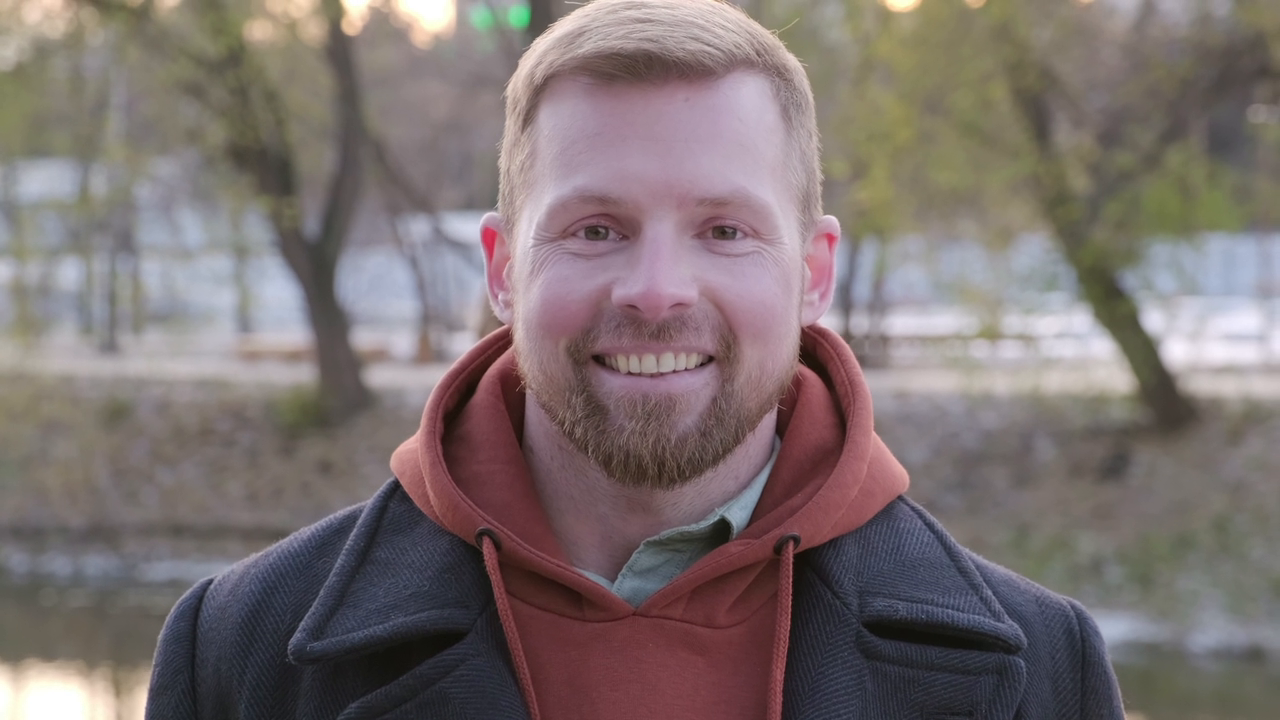
#> input picture frame 20 of openCV_projects/Videos/face.mp4, 1280 x 720 px, given in place of dog.mp4, which was not available
$ python twt_tutorial_3.py
#> lines starting #> are read from the running program, lines starting #| are printed output that depends on the picture; pictures that were not available may be replaced by others from this repository, and a replacement may not be noted
import cv2
import numpy as np

cap = cv2.VideoCapture("Videos/dog.mp4")

while True:
    ret, frame = cap.read()
#> frame is the input picture: shape (720, 1280, 3); mean B, G, R 112.1, 112.8, 124.2
    width = int(cap.get(3))
    height = int(cap.get(4))

    image = np.zeros(frame.shape, np.uint8)
    smaller_frame = cv2.resize(frame, (0, 0), fx=0.5, fy=0.5)
    image[:height//2, :width//2] = cv2.rotate(smaller_frame, cv2.cv2.ROTATE_180)
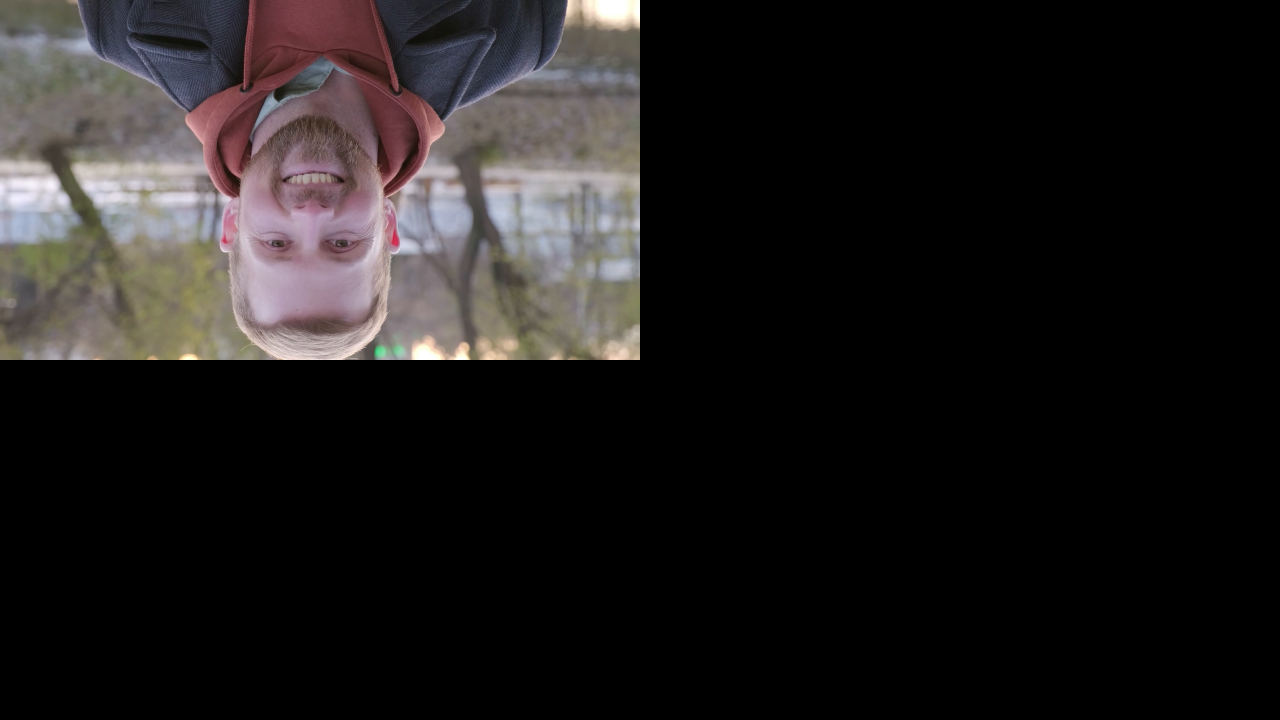
#> image: shape (720, 1280, 3); mean B, G, R 28.1, 28.2, 31.1
    image[height//2:, :width//2] = smaller_frame
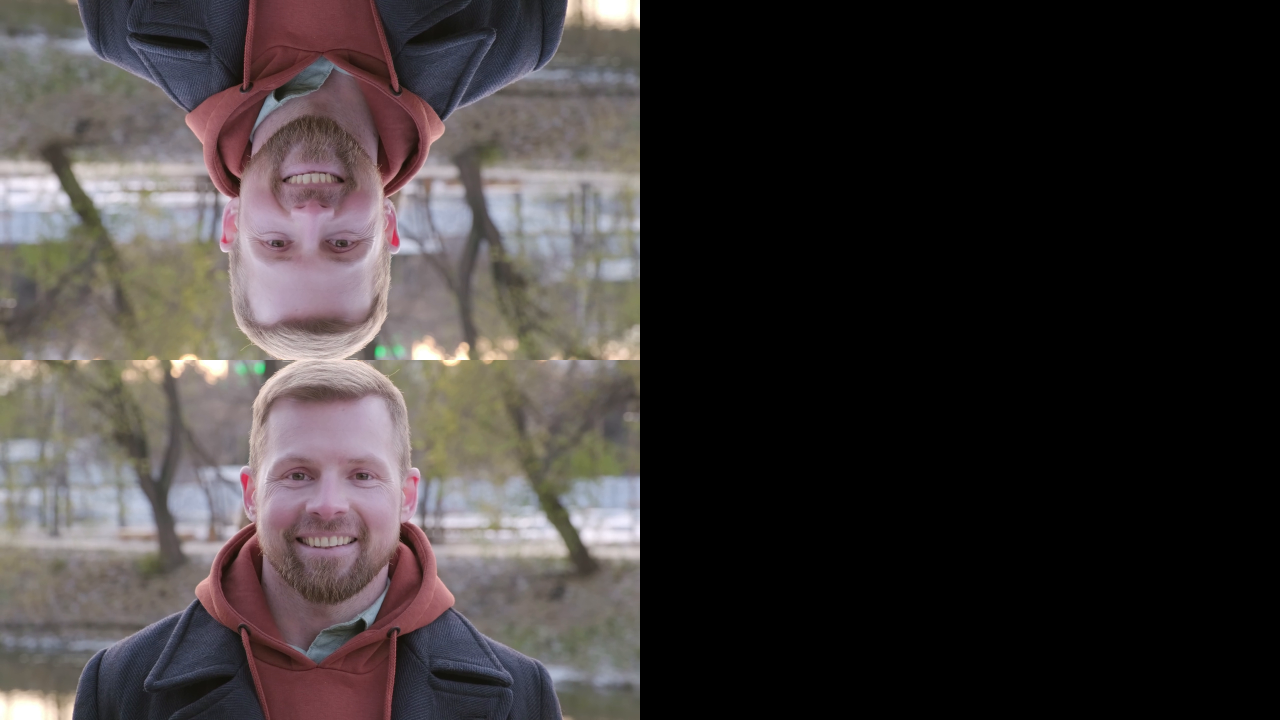
#> image: shape (720, 1280, 3); mean B, G, R 56.1, 56.5, 62.2
    image[:height//2, width//2:] = cv2.rotate(smaller_frame, cv2.cv2.ROTATE_180)
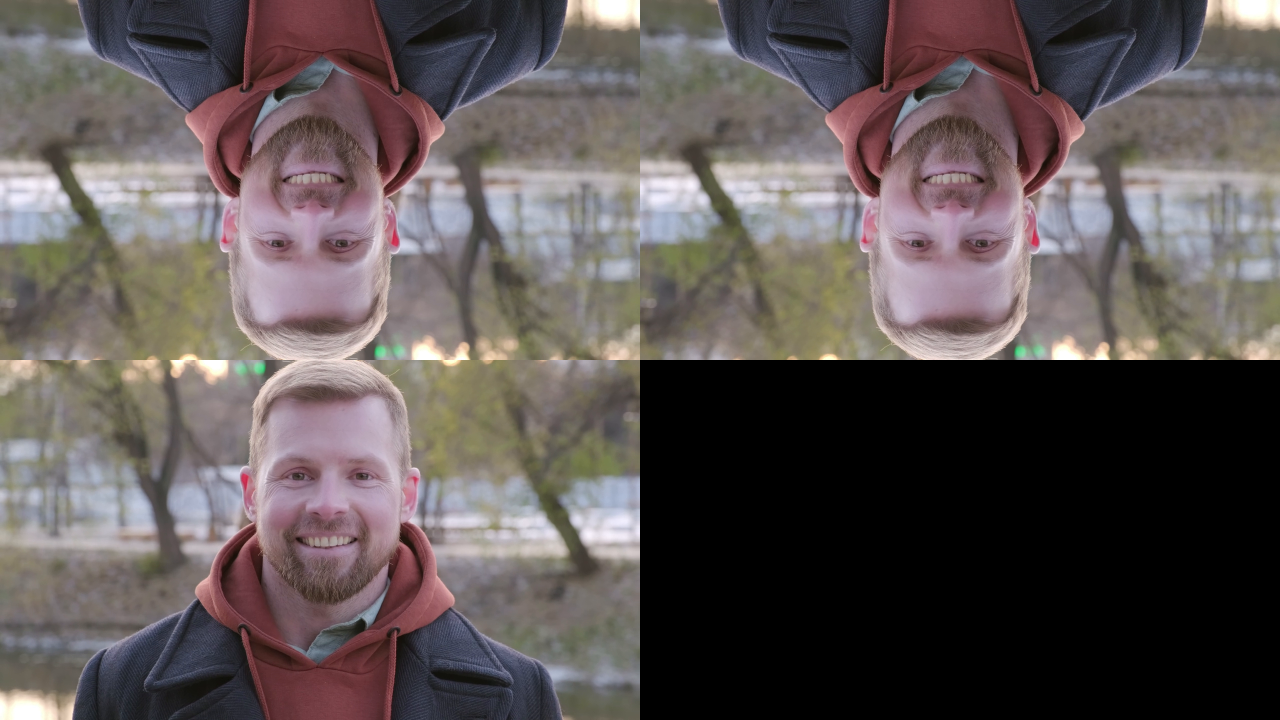
#> image: shape (720, 1280, 3); mean B, G, R 84.2, 84.7, 93.2
    image[height//2:, width//2:] = smaller_frame
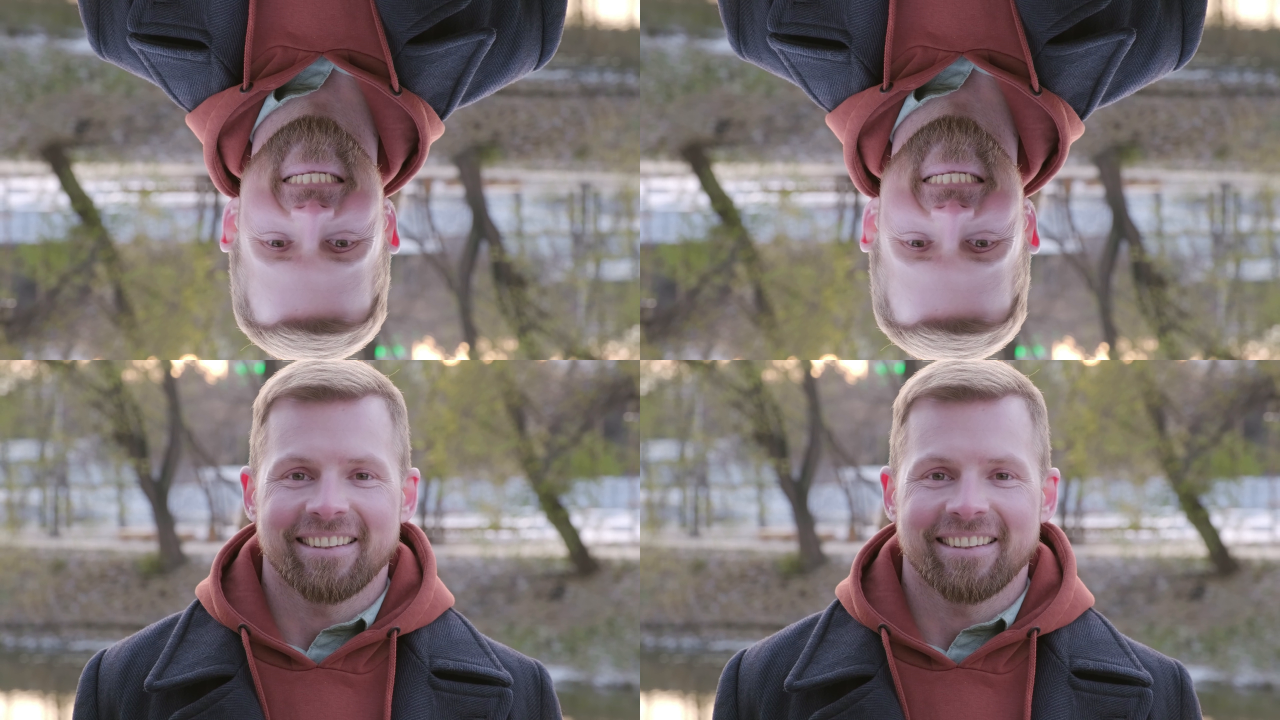
#> image: shape (720, 1280, 3); mean B, G, R 112.2, 112.9, 124.3

    cv2.imshow("frame", image)

    if cv2.waitKey(1)==ord("q"):
#> (key q is pressed here)
        break

cap.release()
cv2.destroyAllWindows()

$ run again, starting later in the video
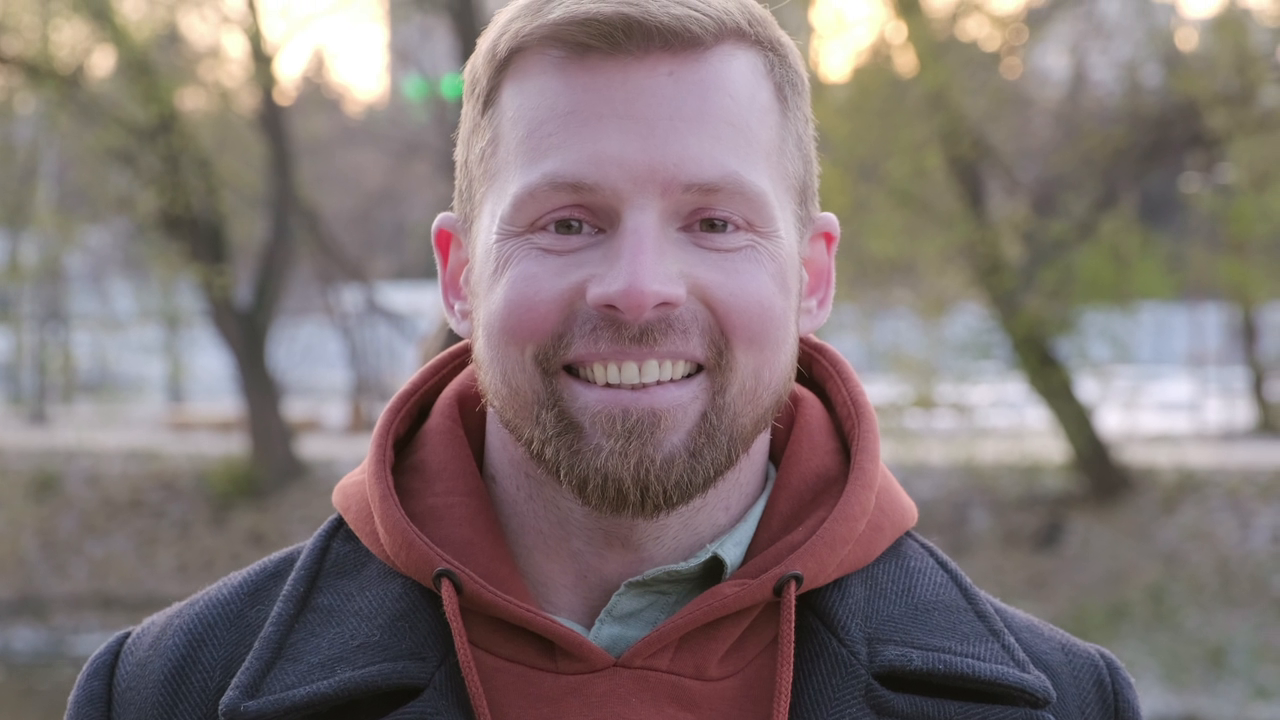
#> input picture frame 92 of openCV_projects/Videos/face.mp4, 1280 x 720 px, given in place of dog.mp4, which was not available
#> frame is the input picture: shape (720, 1280, 3); mean B, G, R 116.3, 117.4, 130.1
#> `image[:height//2, width//2:] = cv2.rotate(smaller_frame, cv2.cv2.ROTAT..`:
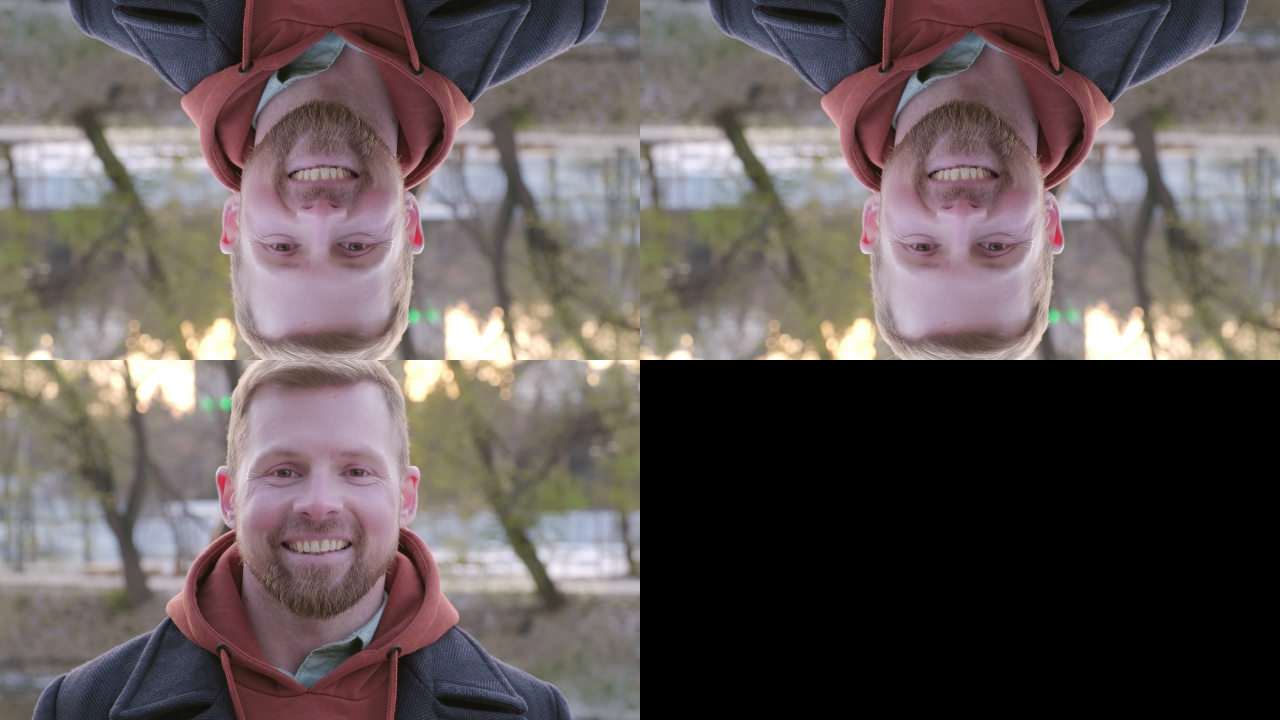
#> image: shape (720, 1280, 3); mean B, G, R 87.4, 88.1, 97.7
#> `image[height//2:, width//2:] = smaller_frame`:
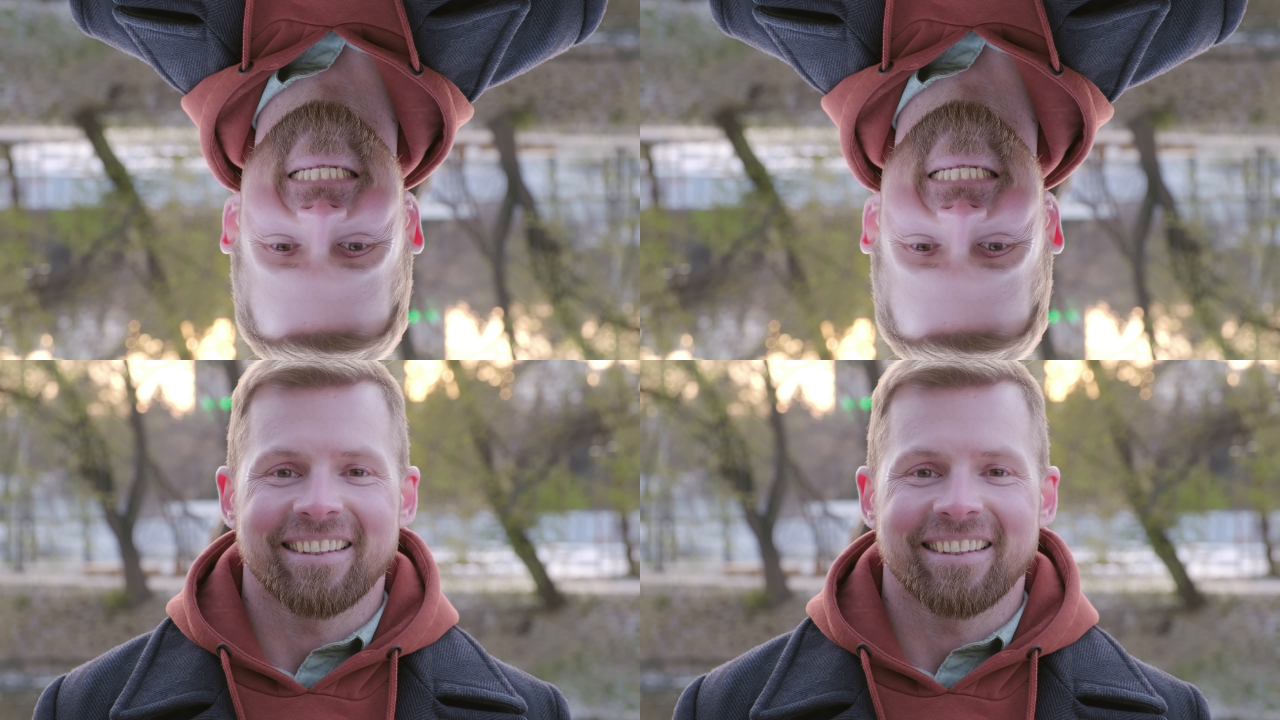
#> image: shape (720, 1280, 3); mean B, G, R 116.5, 117.5, 130.2

$ run again, starting later in the video
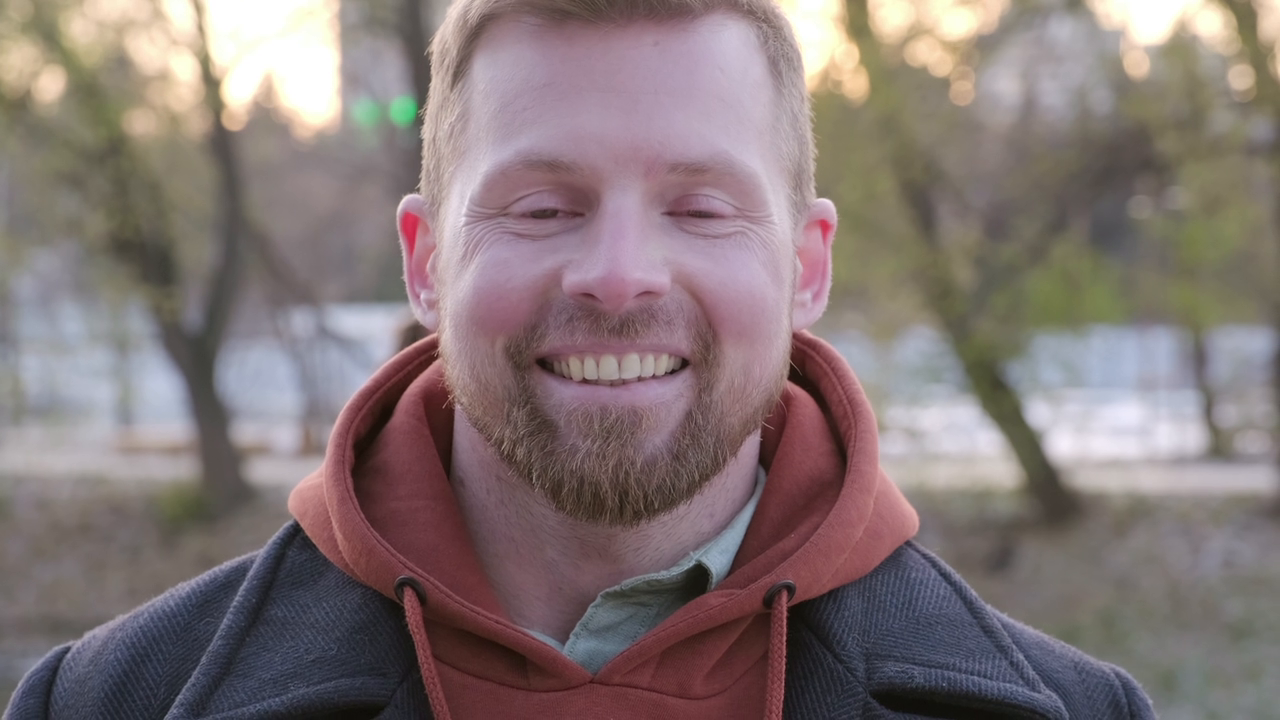
#> input picture frame 164 of openCV_projects/Videos/face.mp4, 1280 x 720 px, given in place of dog.mp4, which was not available
#> frame is the input picture: shape (720, 1280, 3); mean B, G, R 117.9, 118.3, 132
#> `image[:height//2, width//2:] = cv2.rotate(smaller_frame, cv2.cv2.ROTAT..`:
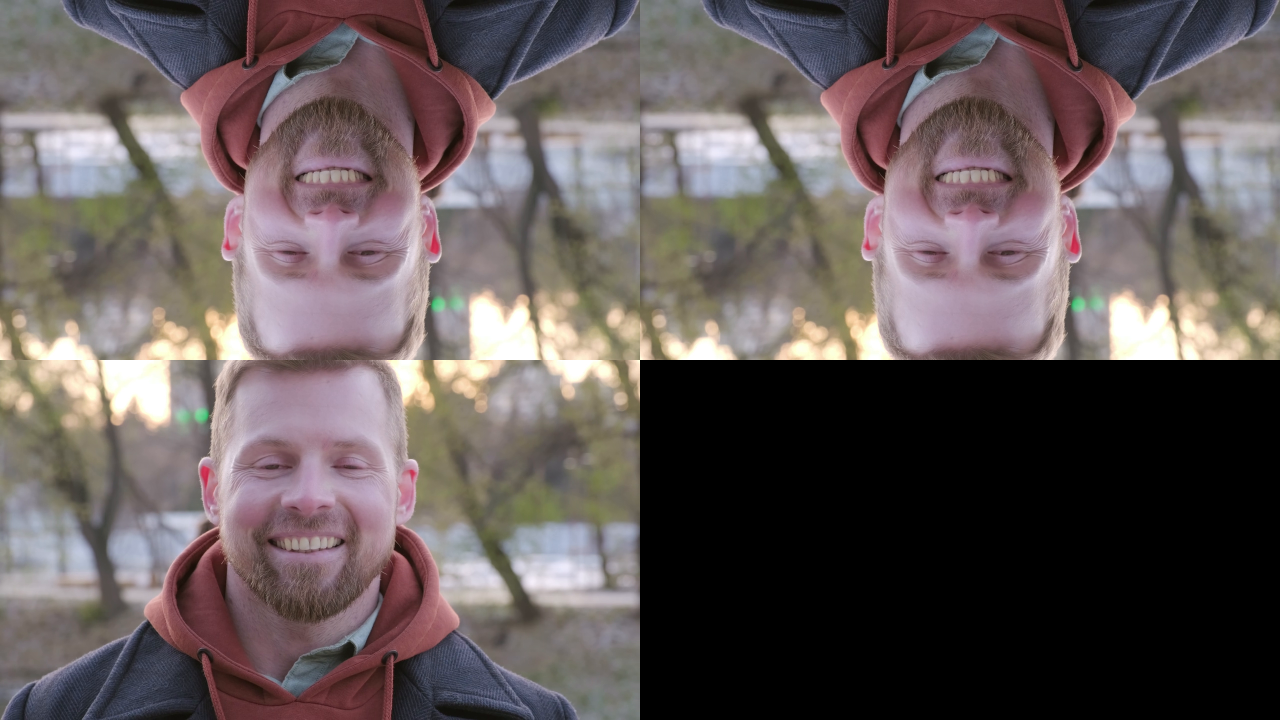
#> image: shape (720, 1280, 3); mean B, G, R 88.5, 88.8, 99.1
#> `image[height//2:, width//2:] = smaller_frame`:
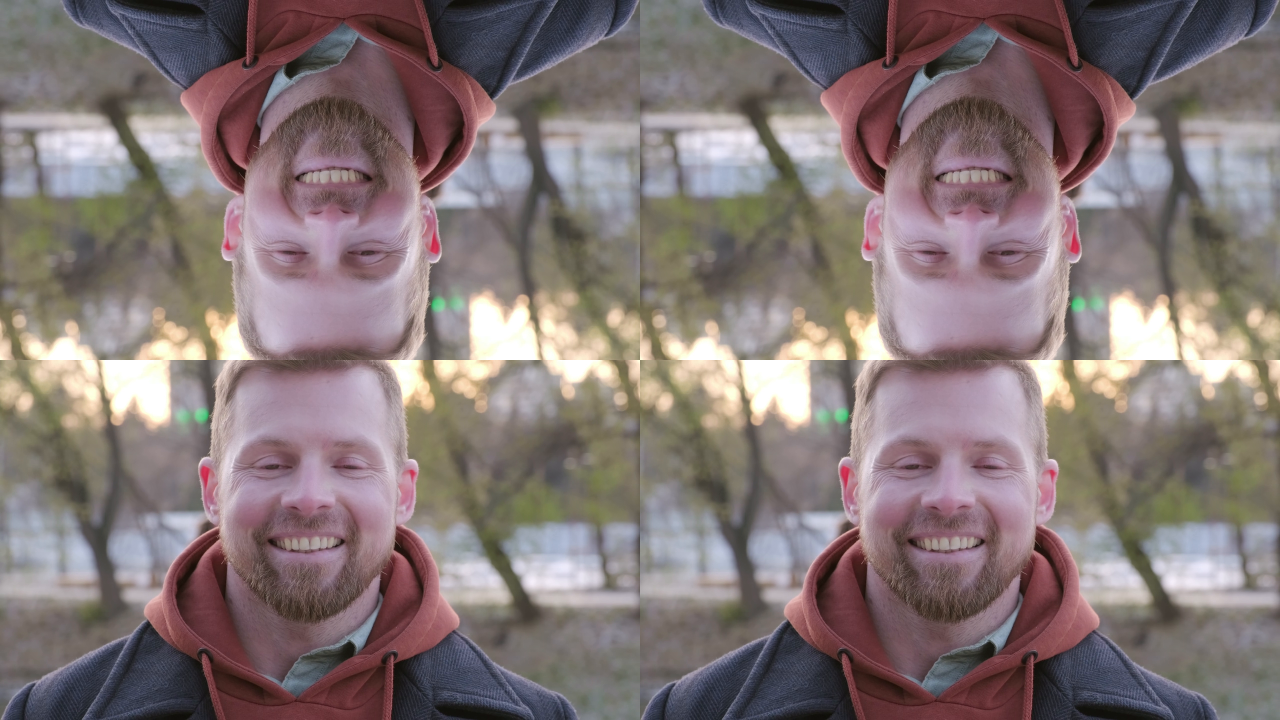
#> image: shape (720, 1280, 3); mean B, G, R 118, 118.4, 132.2
